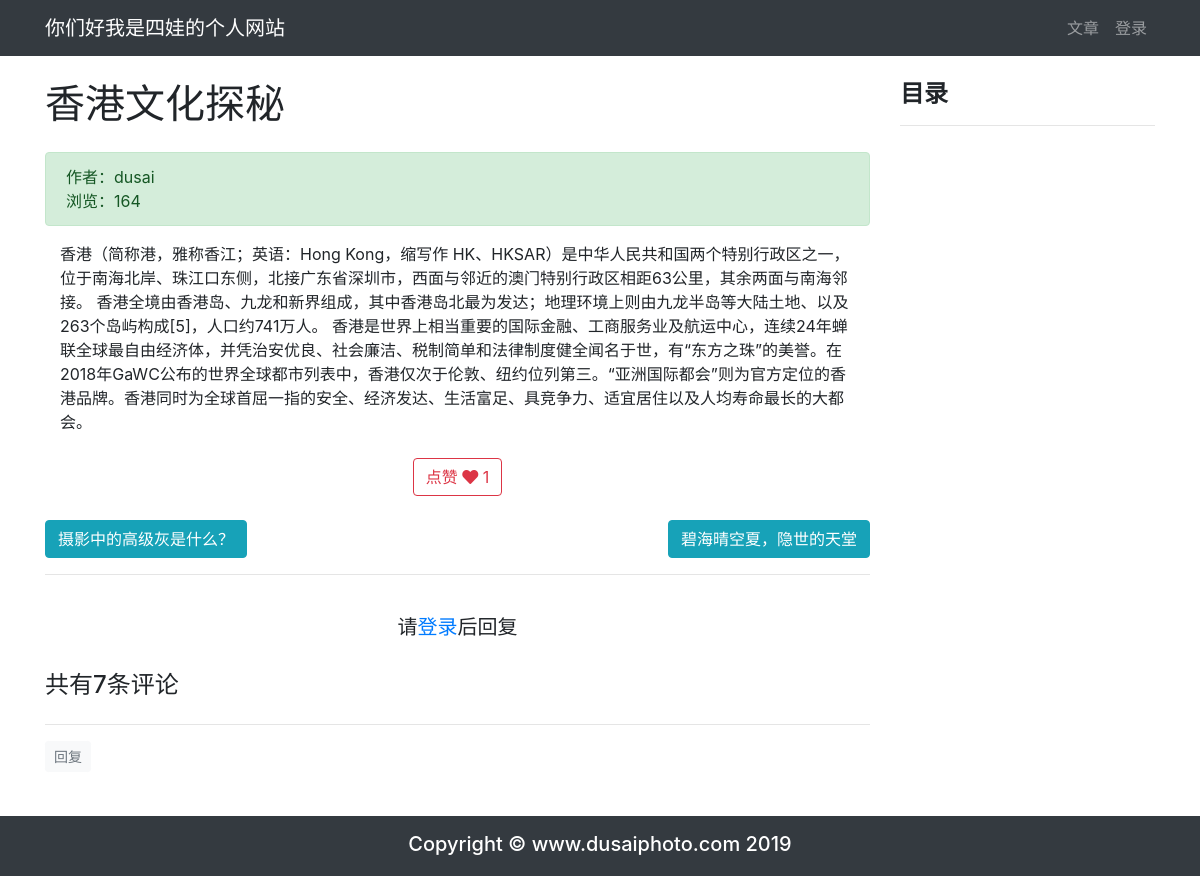
/article/article-detail/31/, run on the app's committed database.
### article/models.py (models this page shows, shortened)
class ArticlePost(models.Model):
    author = models.ForeignKey(User, on_delete=models.CASCADE)
    avatar = models.ImageField(upload_to='article/%Y%m%d/', blank=True)
    column = models.ForeignKey(
        ArticleColumn,
        null=True,
        blank=True,
        on_delete=models.CASCADE,
        related_name='article'
    )
    tags = TaggableManager(blank=True)
    title = models.CharField(max_length=100)
    body = models.TextField()
    total_views = models.PositiveIntegerField(default=0)
    likes = models.PositiveIntegerField(default=0)
    created = models.DateTimeField(default=timezone.now)
    updated = models.DateTimeField(auto_now=True)
    class Meta:
        ordering = ('-created',)
    def get_absolute_url(self):
        return reverse('article:article_detail', args=[self.id])
    def save(self, *args, **kwargs):
        article = super(ArticlePost, self).save(*args, **kwargs)
        return article

### article/views.py (the view)
# urls.py: path('article-detail/<int:id>/', views.article_detail, name='article_detail'),
def article_detail(request, id):
    article = get_object_or_404(ArticlePost, id=id)
    comments = Comment.objects.filter(article=id)
    article.total_views += 1
    article.save(update_fields=['total_views'])
    pre_article = ArticlePost.objects.filter(id__lt=article.id).order_by('-id')
    next_article = ArticlePost.objects.filter(id__gt=article.id).order_by('id')
    if pre_article.count() > 0:
        pre_article = pre_article[0]
    else:
        pre_article = None
    if next_article.count() > 0:
        next_article = next_article[0]
    else:
        next_article = None
    md = markdown.Markdown(
        extensions=[
        'markdown.extensions.extra',
        'markdown.extensions.codehilite',
        'markdown.extensions.toc',
        ]
    )
    article.body = md.convert(article.body)
    comment_form = CommentForm()
    context = {
        'article': article,
        'toc': md.toc,
        'comments': comments,
        'pre_article': pre_article,
        'next_article': next_article,
        'comment_form': comment_form,
    }
    return render(request, 'article/detail.html', context)

### templates/article/detail.html (shortened to what this page needs)
{% extends "base.html" %}
{% load staticfiles %}
{% block content %}
<link rel="stylesheet" href="{% static 'prism/prism.css' %}">
<div class="container">
    <div class="row">
        <div class="col-9">
            <h1 class="mt-4 mb-4">{{ article.title }}</h1>
            <div class="alert alert-success">
                <div>
                    作者：{{ article.author }}
                </div>
                <div>
                    浏览：{{ article.total_views }}
                </div>
            </div>
            <div class="col-12">
                <p>{{ article.body|safe }}</p>
            </div>
            <div style="text-align:center;" class="mt-4">
                <button class="btn btn-outline-danger"
                        type="button"
                        onclick="validate_is_like(
                                '{% url 'article:increase_likes' article.id %}',
                                {{ article.id }},
                                {{ article.likes }}
                            )"
                >
                    <span>点赞</span>
                    <span>
                        <i class="fas fa-heart"></i>
                    </span>
                    <span id="likes_number">
                        {{ article.likes }}
                    </span>
                </button>
            </div>
            <br>
            <div class="row justify-content-end">
                {% if next_article %}
                <div class="col-auto mr-auto">
                    <a  href="{{ next_article.get_absolute_url }}"
                        class="btn btn-info"
                        >
                        {{ next_article.title }}
                    </a>
                </div>
                {% endif %}
            {% if pre_article %}
                <div class="col-auto">
                    <a  href="{{ pre_article.get_absolute_url }}"
                    class="btn btn-info"
                    >
                        {{ pre_article.title }}
                    </a>
                </div>
            {% endif %}
            </div>
            <hr>
            {% if user.is_authenticated %}
                <div>
                    <form
                        action="{% url 'comment:post_comment' article.id %}"
                        method="POST"
                    >
                    {% csrf_token %}
                        <div class="form-group">
                            <label for="body">
                                <strong>
                                    我也要发言：
                                </strong>
                            </label>
                            <div>
                                {{ comment_form.media }}
                                {{ comment_form.body }}
                            </div>
                        </div>
                        <button type="submit" class="btn btn-primary ">发送</button>
                    </form>
                </div>
                <br>
            {% else %}
                <br>
                <h5 class="row justify-content-center">
                    请<a href="{% url 'userprofile:login' %}">登录</a>后回复
                </h5>
                <br>
            {% endif %}
            {% load mptt_tags %}
            <h4>共有{{ comments.count }}条评论</h4>
            <div class="row">
                {% recursetree comments %}
                    {% with comment=node %}
                        <div class="{% if comment.reply_to %}
                                    offset-1 col-11
                                    {% else %}
                                    col-12
                                    {% endif %}"
                            id="comment_elem_{{ comment.id }}"
                        >
                            <hr>
                            <div>
                                {% if user.is_authenticated %}
                                    <button type="button"
                                            class="btn btn-light btn-sm text-muted"
                                            onclick="load_modal({{ article.id }}, {{ comment.id }})"
                                    >
                                        回复
                                    </button>
                                {% else %}
                                    <a class="btn btn-light btn-sm text-muted"
                                        href="{% url 'userprofile:login' %}"
                                    >
                                        回复
                                    </a>
                                {% endif %}
                            </div>
                        </div>
                    {% endwith %}
                {% endrecursetree %}
            </div>
        </div>
        <div class="col-3 mt-4" id="sidebar" class="sidebar">
            <div class="sidebar__inner">
                <h4><strong>目录</strong></h4>
                <hr>
            </div>
        </div>
    </div>
</div>
{% endblock content %}

### templates/base.html (shortened to what this page needs)
{% load staticfiles %}
<!DOCTYPE html>
<html lang="zh-cn">
<head>
    <link rel="stylesheet" href="{% static 'bootstrap/css/bootstrap.min.css' %}">
    <link rel="stylesheet" href="{% static 'md_css/monokai.css' %}">
    <link rel="stylesheet"
      href="https://use.fontawesome.com/releases/v5.8.1/css/all.css"
    >
</head>
<body>
    {% include 'header.html' %}
    <div id="wrapper">
        {% block content %}{% endblock content %}
        <div id="push"></div>
    </div>
    {% include 'footer.html' %}
</body>
</html>

### templates/header.html (shortened to what this page needs)
{% load notifications_tags %}
{% notifications_unread as unread_count %}
<nav class="navbar navbar-expand-lg navbar-dark bg-dark">
    <div class="container">
        <a class="navbar-brand" href="#">你们好我是四娃的个人网站</a>
        <div>
            <ul class="navbar-nav">
                <li class="nav-item">
                    <a class="nav-link" href="{% url 'article:article_list' %}">文章</a>
                </li>
                {% if user.is_authenticated %}
                    <li class="nav-item dropdown">
                        <a class="nav-link dropdown-toggle" href="#" id="navbarDropdown" role="button" data-toggle="dropdown" aria-haspopup="true" aria-expanded="false">
                            {% if unread_count %}
                                <svg viewBox="0 0 8 8"
                                     width="8px"
                                     height="8px">
                                    <circle cx="4"
                                            cy="4"
                                            r="4"
                                            fill="#ff6b6b"
                                    ></circle>
                                </svg>
                            {% endif %}
                            {{ user.username }}
                        </a>
                        <div class="dropdown-menu" aria-labelledby="navbarDropdown">
                            <a class="dropdown-item" href="{% url "notice:list" %}">通知
                                {% if unread_count %}
                                    <span class="badge badge-danger">{{ unread_count }}</span>
                                {% endif %}
                            </a>
                            <a class="dropdown-item" href="{% url 'article:article_create' %}">写文章</a>
                            <a class="dropdown-item" href='{% url "userprofile:edit" user.id %}'>个人信息</a>
                            <a class="dropdown-item" href="#" onclick="user_delete()">删除用户</a>
                            <a class="dropdown-item" href='{% url "userprofile:logout" %}'>退出登录</a>
                        </div>
                    </li>
                {% else %}
                    <li class="nav-item">
                        <a class="nav-link" href="{% url 'account_login' %}">登录</a>
                    </li>
                {% endif %}
            </ul>
        </div>
    </div>
</nav>

### templates/footer.html
{% load staticfiles %}
<footer class="py-3 bg-dark" id="footer">
    <div class="container">
        <h5 class="m-0 text-center text-white">Copyright &copy; www.dusaiphoto.com 2019</h5>
    </div>
</footer>

### templates/article/detail.html (style rules this page uses)
.sidebar__inner { transform: translate(0, 0); transform: translate3d(0, 0, 0); will-change: position, transform; }

### templates/base.html (style rules this page uses)
html, body { height: 100%; margin: 0; }
#wrapper { min-height: 100%; margin-bottom: -40px; }
#footer, #push { height: 60px; }

### data on the page
ArticlePost: title "香港文化探秘", author "dusai", total_views "164", body "香港（简称港，雅称香江；英语：Hong Kong，缩写作 HK、HKSAR）是中华人民共和国两个特别行政区之一，位于南海北岸、珠江口东侧，北接广东省深圳市，西面与邻近的澳门特别行政区相距63公里，其余两面与南海邻接。 香港全境由香港岛、九龙和新界组成，其中香港岛北最为发达；地理环境上则由九龙半岛等大陆土地、以及263个岛屿构成[5]，人口约741万人。 香港是世界上相当重要的国际金融、工商服务业及航运中心，连续24年蝉联全球最自由经济体，并凭治安优良、社会廉洁、税制简单和法律制度健全闻名于世，有“东方之珠”的美誉。在2018年GaWC公布的世界全球都市列表中，香港仅次于伦敦、纽约位列第三。“亚洲国际都会”则为官方定位的香港品牌。香港同时为全球首屈一指的安全、经济发达、生活富足、具竞争力、适宜居住以及人均寿命最长的大都会。", likes "1"
ArticlePost: title "摄影中的高级灰是什么？"
ArticlePost: title "碧海晴空夏，隐世的天堂"

### other printed values
{{ comments.count }} "7"
